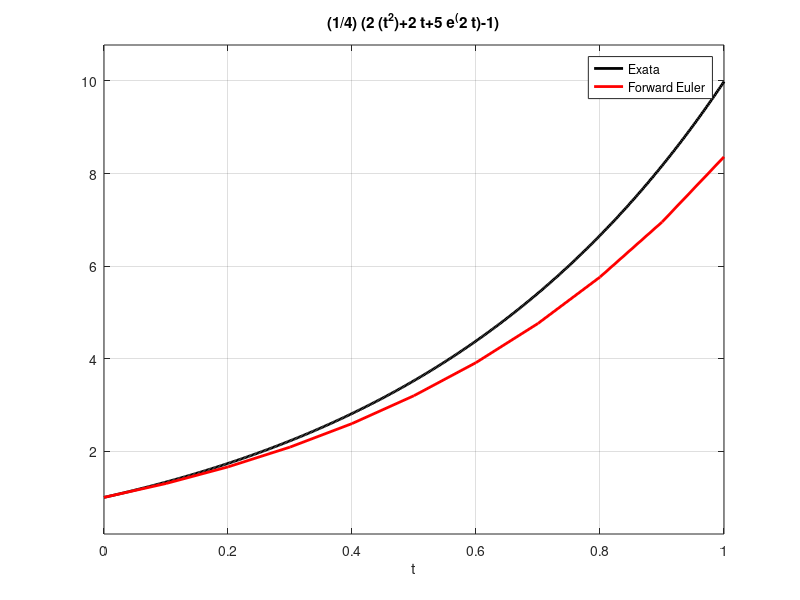

This figure's MATLAB source:
figure;

a = ezplot("(1/4)*(2*(t^2)+2*t+5*e^(2*t)-1)",[0,1])
set(a,"linewidth",2)
set(a,"color","k")

grid on
hold on

teuler = [0, 0.1, 0.2, 0.3, 0.4, 0.5, 0.6, 0.7, 0.8, 0.9, 1.0]
yeuler = [1.0, 1.3, 1.659, 2.0868, 2.59516, 3.198192000000001, 3.912830400000001, 4.759396480000001, 5.762275776000002, 6.950730931200003, 8.359877117440004]
euler = plot(teuler, yeuler)
set(euler,"linewidth",2)
set(euler,"color","r")

legend('Exata','Forward Euler')
